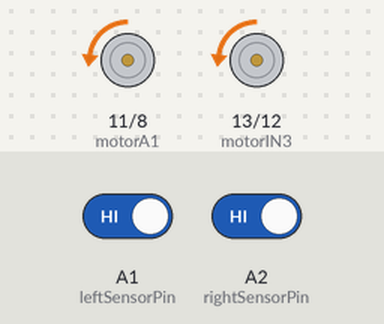
The sketch below on a simulated Arduino Uno, built with avr-gcc and run on an emulated ATmega328P. On the bench: motor-driver pin pairs drawn as motors (green arrow = first pin HIGH = forward, orange = second pin HIGH = backward, longer = more drive, scaled by the enable pin). The test bench sets the inputs (shaded band); at power-on: A1 (leftSensorPin) HIGH, A2 (rightSensorPin) HIGH.

Above: at 1.2 s.
1.3 s: A1 (leftSensorPin) driven LOW
At 2.2 s:
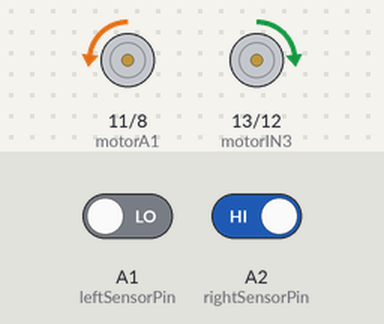
2.8 s: A1 (leftSensorPin) driven HIGH
At 3.3 s:
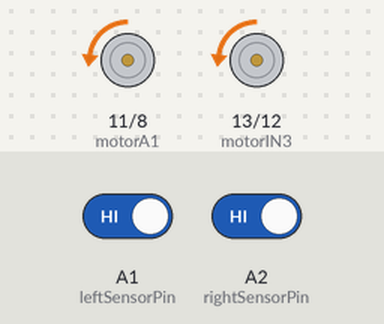
4.3 s: A2 (rightSensorPin) driven LOW
At 5.5 s:
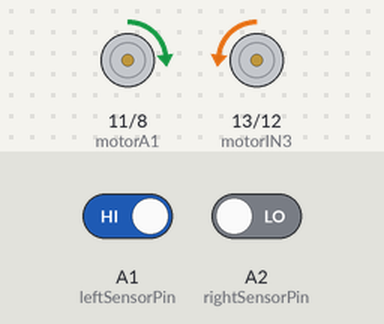
5.8 s: A2 (rightSensorPin) driven HIGH
At 6.8 s:
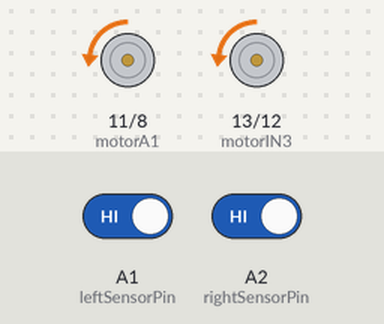
Timing chart, 0 to 8.3 s (numbered marks = the images above; inputs shaded):
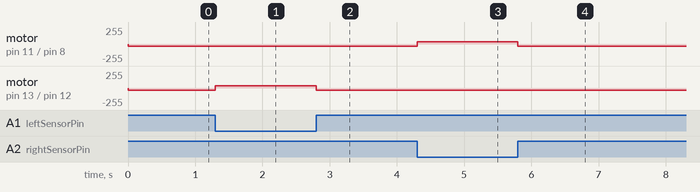

Measured:
- after the input at 1.3 s, motor on pin 13 (motorIN3) / pin 12 (motorIN4): backward 35/255 → forward 35/255 at once
- after the input at 2.8 s, motor on pin 13 (motorIN3) / pin 12 (motorIN4): forward 35/255 → backward 35/255 at once
- after the input at 4.3 s, motor on pin 11 (motorA1) / pin 8 (motorA2): backward 35/255 → forward 35/255 at once
- after the input at 5.8 s, motor on pin 11 (motorA1) / pin 8 (motorA2): forward 35/255 → backward 35/255 at once

The sketch:

ArduinoSelfDrivingCarCode20240729-5.ino
```cpp
const int leftSensorPin = A1;
const int rightSensorPin = A2;
const int V = 35;
const int speedNormal = V;
const int speedTurn = V;
const int motorENA = 9;
const int motorA1 = 11;
const int motorA2 = 8;
const int motorIN3 = 13;
const int motorIN4 = 12;
const int motorENB = 10;

void setup() {
  pinMode(leftSensorPin, INPUT);
  pinMode(rightSensorPin, INPUT);
  pinMode(motorENA, OUTPUT);
  pinMode(motorA1, OUTPUT);
  pinMode(motorA2, OUTPUT);
  pinMode(motorIN3, OUTPUT);
  pinMode(motorIN4, OUTPUT);
  pinMode(motorENB, OUTPUT);
  analogWrite(motorENA, speedNormal);
  analogWrite(motorENB, speedNormal);
}

void loop() {
  int leftSensorValue = digitalRead(leftSensorPin);
  int rightSensorValue = digitalRead(rightSensorPin);
  if (leftSensorValue == 0 && rightSensorValue == 0) {
    goStraight();
  } else if (leftSensorValue == 0) {
    turnLeft();
  } else if (rightSensorValue == 0) {
    turnRight();
  } else {
    goStraight();
  }

}

void goStraight() {
  analogWrite(motorENA, speedNormal);
  analogWrite(motorENB, speedNormal);
  digitalWrite(motorA1, LOW);
  digitalWrite(motorA2, HIGH);
  digitalWrite(motorIN3, LOW);
  digitalWrite(motorIN4, HIGH);
}

void turnLeft() {
  analogWrite(motorENA, speedTurn);
  analogWrite(motorENB, speedTurn);
  digitalWrite(motorA1, LOW);
  digitalWrite(motorA2, HIGH);
  digitalWrite(motorIN3, HIGH);
  digitalWrite(motorIN4, LOW);
}

void turnRight() {
  analogWrite(motorENA, speedTurn);
  analogWrite(motorENB, speedTurn);
  digitalWrite(motorA1, HIGH);
  digitalWrite(motorA2, LOW);
  digitalWrite(motorIN3, LOW);
  digitalWrite(motorIN4, HIGH);
}
```
